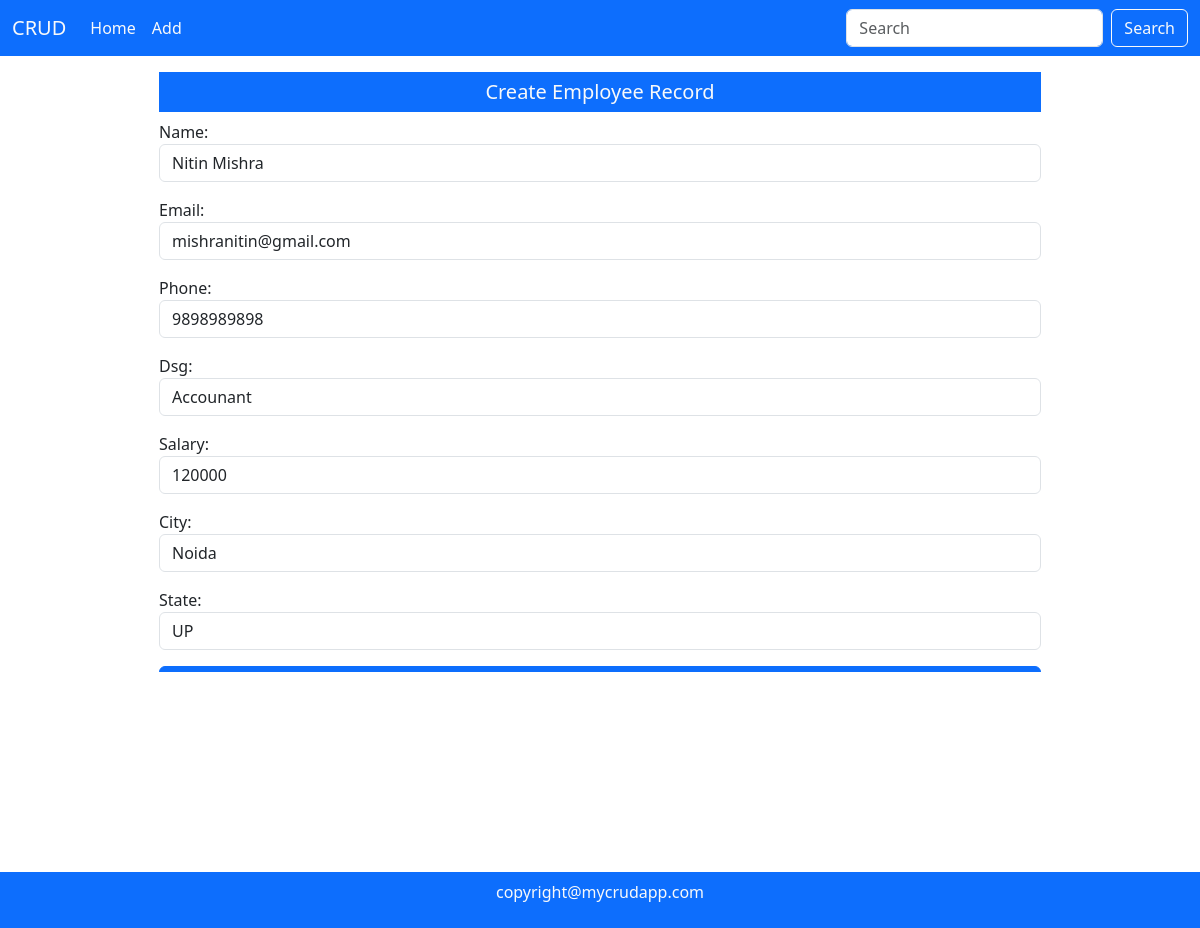
/update/10/, run on the app's committed database.
### mainApp/models.py (models this page shows)
class Employee(models.Model):
    id = models.AutoField(primary_key=True)
    name = models.CharField(max_length=30)
    email = models.EmailField(max_length=50)
    phone = models.CharField(max_length=15,default="")
    dsg = models.CharField(max_length=20)
    salary = models.IntegerField()
    city = models.CharField(max_length=20,default="",null=True,blank=True)
    state = models.CharField(max_length=20,default="",null=True,blank=True)

### mainApp/views.py (the view, shortened to what this page needs)
# urls.py: path("update/<int:id>/",views.EmployeeUpdateClassView.as_view(),name="update"),
class EmployeeUpdateClassView(View):
    template_name = "update.html"
    def get(self,Request,id):
        self.data = Employee.objects.get(id=id)
        ef = EmployeeForm(instance=self.data)
        return render(Request,"update.html",{'form':ef})

### mainApp/forms.py (shortened to what this page needs)
class EmployeeForm(forms.ModelForm):
    class Meta:
        model = Employee
        fields = ['name','email','phone','dsg','salary','city','state']
        widgets = {
            'name':forms.TextInput(attrs={'class':'form-control','placeholder':'Full Name'}),
            'email':forms.TextInput(attrs={'class':'form-control','placeholder':'Email Address'}),
            'phone':forms.TextInput(attrs={'class':'form-control','placeholder':'Phone Number'}),
            'dsg':forms.TextInput(attrs={'class':'form-control','placeholder':'Designation'}),
            'salary':forms.TextInput(attrs={'class':'form-control','placeholder':'Salary'}),
            'city':forms.TextInput(attrs={'class':'form-control','placeholder':'City Name'}),
            'state':forms.TextInput(attrs={'class':'form-control','placeholder':'State Name'}),
        }

### mainApp/templates/update.html (shortened to what this page needs)
{% extends 'index.html'  %}
{% load static %}
{% block body %}
<div class="container-fluid mid-section my-3">
     <div class="w-75 m-auto">
          <h5 class="text-center p-2 bg-primary text-light">Create Employee Record</h5>
          <form action="{% url 'add' %}" method="post">
               {{form.as_p}}
               <button type="submit" class="btn btn-primary w-100">Submit</button>
          </form>
     </div>
</div>
{% endblock %}

### mainApp/static/style.css (style rules this page uses)
.mid-section { height: 600px; position: relative; overflow: auto; }

### data on the page
Employee: name "Nitin Mishra", email "mishranitin@gmail.com", phone "9898989898", dsg "Accounant", salary "120000", city "Noida", state "UP"
